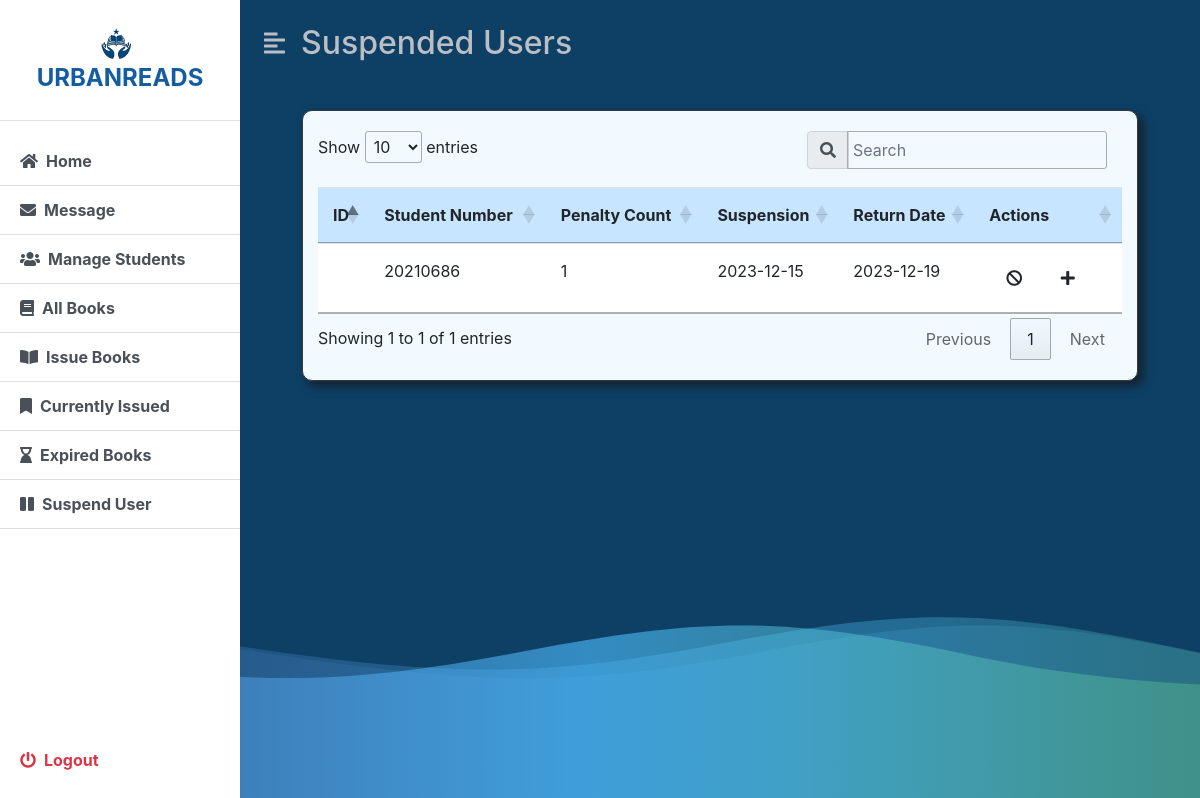
The page /admin/suspendedUser.php (signed in) on the database as committed earlier.
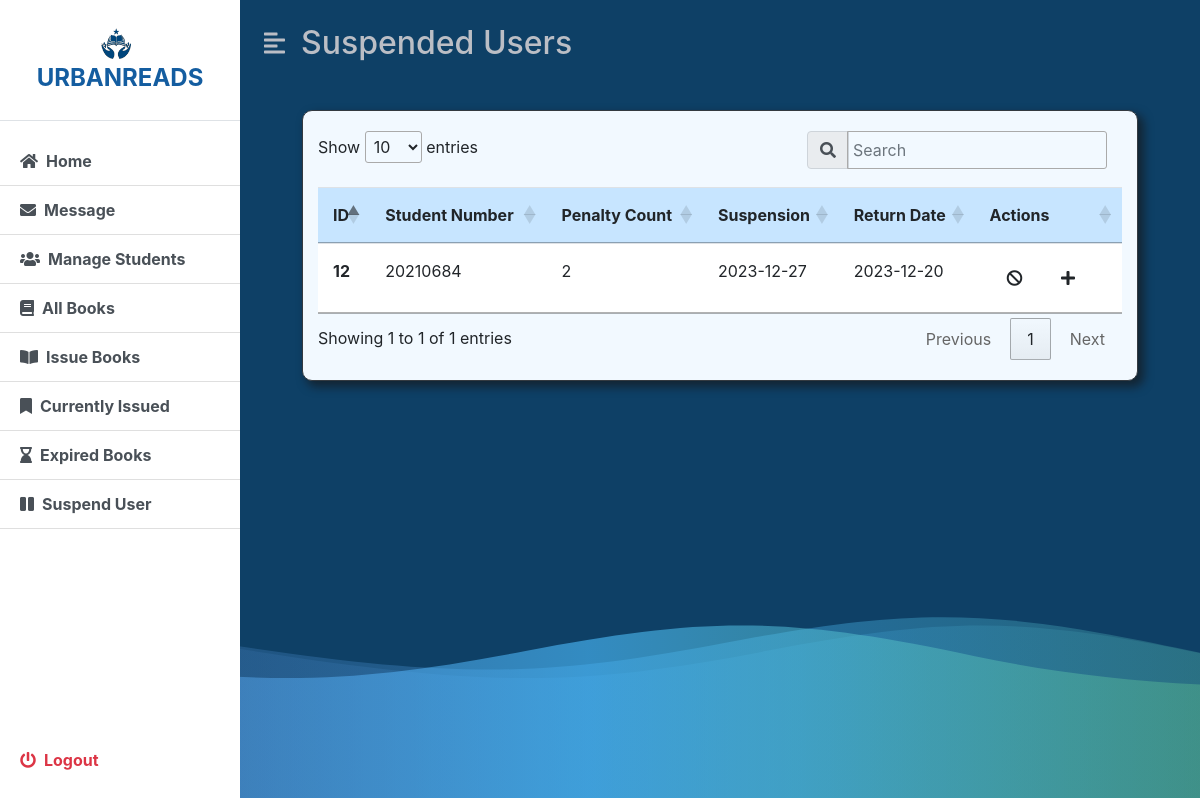
The same page on the database as committed later.
### tables this page shows
CREATE TABLE `penalty` (
  `penalty_id` int(11) NOT NULL,
  `id` int(11) NOT NULL,
  `student_number` varchar(50) NOT NULL,
  `count` int(11) NOT NULL,
  `suspension` date DEFAULT (curdate() + interval 7 day),
  `penalty_deadline` date DEFAULT (curdate() + interval 7 day)
);

### admin/suspendedUser.php (the view, shortened to what this page needs)
<?php
    include('../dbconfig.php');
    $displaySuspendedUsers = "SELECT * FROM penalty";
    $stmt = $pdo->prepare($displaySuspendedUsers);
    $stmt->execute();
    $rows = $stmt->fetchAll(PDO::FETCH_OBJ);
?>
<!DOCTYPE html>
<html lang="en">
<head>
    <link rel="stylesheet" href="includes/style.css">
    <link rel="stylesheet" href="Bootsrap\css\bootstrap.min.css">
    <link rel="stylesheet" href="https://cdnjs.cloudflare.com/ajax/libs/font-awesome/5.15.3/css/all.min.css" />
    <link rel="stylesheet" href="https://cdn.datatables.net/1.13.6/css/jquery.dataTables.min.css">
</head>
<body>
    <div class="background-container">
        <div class="d-flex" id="wrapper">
            <?php include('includes/sidebar.php'); ?>
            <div id="page-content-wrapper" class="scrollable-content">
                <nav class="navbar navbar-expand-lg navbar-light bg-transparent py-4 px-4">
                    <div class="d-flex align-items-center">
                        <i class="fas fa-align-left second-text fs-4 me-3" id="menu-toggle"></i>
                        <h2 class="fs-2 m-0 second-text">Suspended Users</h2>
                    </div>
                </nav>
                <div class="container-fluid px-4">
                    <form action="" method="post" class="post">
                        <br>
                        <div class="container col-md-11 maintop border border-dark">
                            <table class="table table-bordered-dark" id="tbl-borrowed-books">
                                <thead>
                                    <tr>
                                        <th>ID</th>
                                        <th>Student Number</th>
                                        <th>Penalty Count</th>
                                        <th>Suspension</th>
                                        <th>Return Date</th>
                                        <th>Actions</th>
                                    </tr>
                                </thead>
                                    <?php
                                    foreach($rows as $row){
                                        $id = $row->id;
                                        $student_number = $row->student_number;
                                        echo ' <tr>
                                            <th scope="row">' . $row->id . '</th>
                                            <td>' . $row->student_number . '</td>
                                            <td>' . $row->count. '</td>
                                            <td>' . $row->suspension . '</td>
                                            <td>' . $row->penalty_deadline . '</td>
                                            <td>
                                                <a href="#" class="btn mx-auto" data-toggle="tooltip" title="Block User">
                                                    <i class="fa fa-ban mx-1"></i>
                                                </a>
                                                <a href="#" class="btn mx-auto" data-toggle="tooltip" title="Add Penalty Count" onclick="addCount(\'' . $id . '\', \'' . $student_number . '\')">
                                                    <i class="fa fa-plus mx-1"></i>
                                                </a>
                                            </td>
                                        </tr>';
                                    }
                                    ?>
                            </table>
                        </div>
                    </form>
                    <br>
                    <br>
                </div>
            </div>
        </div>
    </div>
    <link href="https://maxcdn.bootstrapcdn.com/bootstrap/4.5.2/css/bootstrap.min.css" rel="stylesheet">
</body>
</html>

### admin/includes/sidebar.php
<div class="bg-white" id="sidebar-wrapper" style="display: flex; flex-direction: column; height: 100vh;">
        <div class="sidebar-heading text-center py-4 primary-text fs-4 fw-bold text-uppercase border-bottom">
                <img src="includes/logo.png" class="logo-img me-2">UrbanReads</div>
        <div class="list-group list-group-flush my-3" style="flex-grow: 1;">
                <a href="dashboard.php" class="list-group-item list-group-item-action bg-transparent second-text fw-bold"><i
                        class="fas fa-home me-2"></i>Home</a>
                <a href="message.php" class="list-group-item list-group-item-action bg-transparent second-text fw-bold"><i
                        class="fas fa-envelope me-2"></i>Message</a>
                <a href="manageStudent.php" class="list-group-item list-group-item-action bg-transparent second-text fw-bold"><i
                        class="fas fa-users me-2"></i>Manage Students</a>
                <a href="allBooks.php" class="list-group-item list-group-item-action bg-transparent second-text fw-bold"><i
                        class="fas fa-book me-2"></i>All Books</a>
                <a href="issueBook.php" class="list-group-item list-group-item-action bg-transparent second-text fw-bold"><i
                        class="fas fa-book-open me-2"></i>Issue Books</a>
                <a href="currentlyIssued.php" class="list-group-item list-group-item-action bg-transparent second-text fw-bold"><i
                        class="fas fa-bookmark me-2"></i>Currently Issued</a>
                <a href="expiredBooks.php" class="list-group-item list-group-item-action bg-transparent second-text fw-bold"><i
                        class="fas fa-hourglass-end me-2"></i>Expired Books</a>
                <a href="suspendedUser.php" class="list-group-item list-group-item-action bg-transparent second-text fw-bold"><i
                        class="fas fa-pause me-2"></i>Suspend User</a>
                <a href="logout.php" class="list-group-item list-group-item-action bg-transparent text-danger fw-bold mt-auto"><i
                        class="fas fa-power-off me-2"></i>Logout</a>
        </div>
</div>

### admin/includes/style.css (style rules this page uses)
:root { --main-bg-color: #002a9d; --main-text-color: #145DA0; --second-text-color: #bbbec5; --second-bg-color: #93ABBF; }
.primary-text { color: var(--main-text-color); }
.second-text { color: var(--second-text-color); }
.maintop { background: #F2F9FF; border: 3px; border-radius: 10px; box-shadow: 5px 5px 10px 1px rgba(23, 10, 0, 0.5); }
.background-container { position: relative; width: 100%; height: 100vh; overflow: hidden; }
.scrollable-content { height: calc(100vh); overflow-y: auto; }
table.dataTable tbody th, table.dataTable tbody td { padding: 15px !important; }
table.dataTable thead th { padding: 15px !important; background-color: #C7E5FF; }
.logo-img { width: 30px; height: auto; }
#wrapper { overflow-x: hidden; background-color: #0e4066; }
#sidebar-wrapper { min-height: 100vh; margin-left: -15rem; -webkit-transition: margin 0.25s ease-out; -moz-transition: margin 0.25s ease-out; -o-transition: margin 0.25s ease-out; transition: margin 0.25s ease-out; z-index: 1; }
#sidebar-wrapper .sidebar-heading { padding: 0.875rem 1.25rem; font-size: 1.2rem; }
#sidebar-wrapper .list-group { width: 15rem; }
#page-content-wrapper { min-width: 100vw; }
#menu-toggle { cursor: pointer; }
.list-group-item { border: none; padding: 20px 30px; }
.background-container { position: fixed; top: 0; left: 0; width: 100%; height: 100%; overflow: hidden; z-index: -1; }
@media (min-width: 768px) { #sidebar-wrapper { margin-left: 0; } }
@media (min-width: 768px) { #page-content-wrapper { min-width: 0; width: 100%; } }

Rows that differ between the two databases and show on the page:
removed penalty: student_number "20210686", count "1", suspension "2023-12-15", penalty_deadline "2023-12-19"
added penalty: id "12", student_number "20210684", count "2", suspension "2023-12-27", penalty_deadline "2023-12-20"
